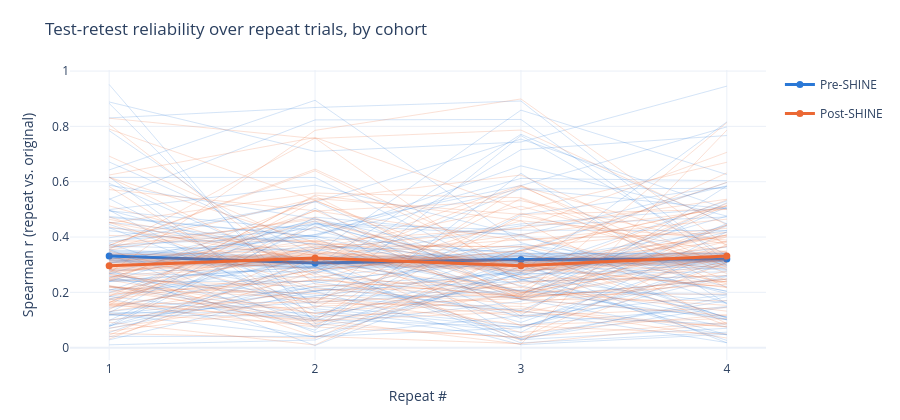

Here is the notebook cell this chart was saved with:
### Markdown cell above
## 2. Reliability over repeat index

Each retained subject saw 4 verbatim trial repeats, at fixed positions in the session (about 16%, 28%,
64% and 84% of the way through) and interleaved with other trials. `repeat_index` orders them within a
subject, so a trend over repeats is a trend in test-retest reliability over the session. The figure shows
mean +/- SE reliability per repeat with thin per-subject lines; below, each subject's least-squares slope
of reliability on repeat index (r units per repeat, subjects with >= 3 valid repeats) is tested against 0
within each cohort (Wilcoxon signed-rank) and compared between cohorts (Mann-Whitney U).

### Code cell
repeat = {
        c: repeat_reliability_by_index(df_trials[df_trials["participant_id"].isin(participant_ids[c])])
        for c in COHORTS
}
fig_repeat_reliability(repeat).show()

pd.DataFrame({
    COHORT_LABEL[c]: repeat[c].groupby("repeat_index")["spearman_r"].mean().round(3) for c in COHORTS
})
